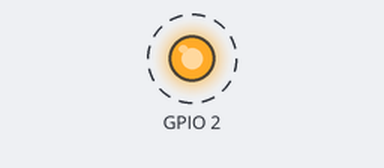
Simulated run of this sketch. Board: ESP32. Parts: output pins drawn as LEDs (lit = HIGH). Dashed ring = blinking. What the sketch prints to the serial monitor is not drawn.

Above: at 2.5 s.
Timing chart, 0 to 6.6 s (numbered marks = the images above):
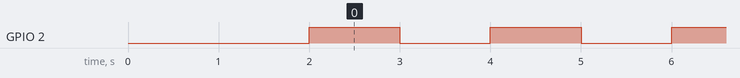

Measured:
- by itself, GPIO 2: alternates HIGH for 1.0 s and LOW for 1.0 s

The sketch:

main.ino
```cpp
void setup() {
  Serial.begin(9600); // Mude para 9600
  delay(2000);
  Serial.println("=== TESTE ESP32 ===");
  Serial.println("ESP32 iniciado!");

  pinMode(2, OUTPUT);
}

void loop() {
  digitalWrite(2, HIGH);
  Serial.println("LED ligado");
  delay(1000);

  digitalWrite(2, LOW);
  Serial.println("LED desligado");
  delay(1000);
}
```
